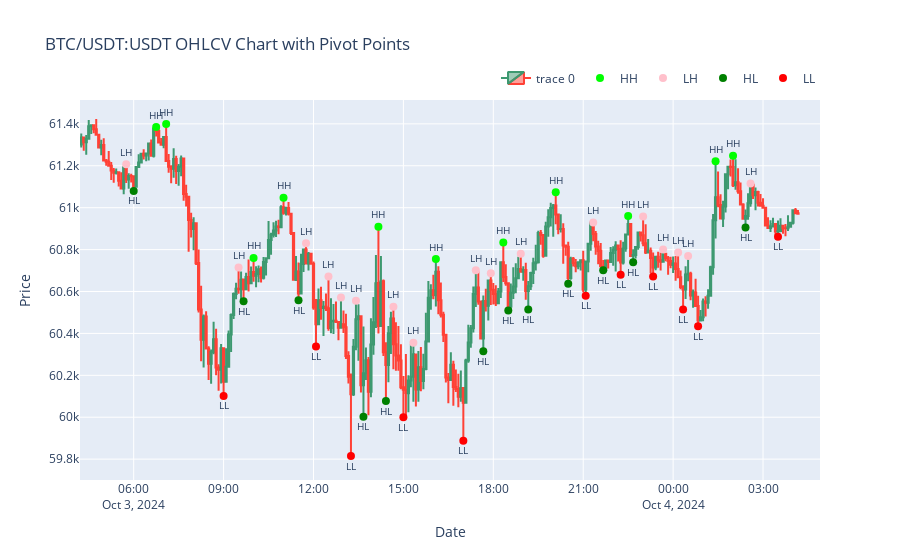

Notebook code for this chart:
### Code cell
import plotly.graph_objects as go

# Create the candlestick chart
fig = go.Figure(data=[go.Candlestick(x=ohlcv.index,
                open=ohlcv['open'],
                high=ohlcv['high'],
                low=ohlcv['low'],
                close=ohlcv['close'])])

# Add pivot points to the chart
for pivot_type in ['HH', 'LH', 'HL', 'LL']:
    pivot_data = ohlcv[ohlcv['pivot'] == pivot_type]
    if pivot_type in ['HH', 'LH']:
        y = pivot_data['high']
        marker_color = 'lime' if pivot_type == 'HH' else 'pink'
        text_pos = 'top center'
    else:
        y = pivot_data['low']
        marker_color = 'red' if pivot_type == 'LL' else 'green'
        text_pos = 'bottom center'
    
    fig.add_trace(go.Scatter(
        x=pivot_data.index,
        y=y,
        mode='markers+text',
        name=pivot_type,
        text=[pivot_type] * len(pivot_data),
        textposition=text_pos,
        marker=dict(color=marker_color, size=8),
        textfont=dict(size=10)
    ))


# Update layout
fig.update_layout(
    title=f'{symbol} OHLCV Chart with Pivot Points',
    yaxis_title='Price',
    xaxis_title='Date',
    xaxis_rangeslider_visible=False,
    legend=dict(orientation="h", yanchor="bottom", y=1.02, xanchor="right", x=1)
)

# Show the plot
fig.show()

### Figure 1 — Plotly figure (JSON) as saved in the notebook; plotly's stock layout.template omitted (floating-point values rounded to 4 significant figures; data arrays with more than 128 entries replaced by an {"elided": "..."} marker saying what was removed)
{"data": [{"close": {"elided": "288 float values"}, "high": {"elided": "288 float values"}, "low": {"elided": "288 float values"}, "open": {"elided": "288 float values"}, "type": "candlestick", "x": {"elided": "288 str values"}}, {"marker": {"color": "lime", "size": 8}, "mode": "markers+text", "name": "HH", "text": ["HH", "HH", "HH", "HH", "HH", "HH", "HH", "HH", "HH", "HH", "HH"], "textfont": {"size": 10}, "textposition": "top center", "type": "scatter", "x": ["2024-10-03T06:45:00", "2024-10-03T07:05:00", "2024-10-03T10:00:00", "2024-10-03T11:00:00", "2024-10-03T14:10:00", "2024-10-03T16:05:00", "2024-10-03T18:20:00", "2024-10-03T20:05:00", "2024-10-03T22:30:00", "2024-10-04T01:25:00", "2024-10-04T02:00:00"], "y": [61385, 61400.0, 60760, 61050.0, 60910.0, 60750.0, 60834, 61070.0, 60960, 61220.0, 61250.0]}, {"marker": {"color": "pink", "size": 8}, "mode": "markers+text", "name": "LH", "text": ["LH", "LH", "LH", "LH", "LH", "LH", "LH", "LH", "LH", "LH", "LH", "LH", "LH", "LH", "LH", "LH", "LH"], "textfont": {"size": 10}, "textposition": "top center", "type": "scatter", "x": ["2024-10-03T05:45:00", "2024-10-03T09:30:00", "2024-10-03T11:45:00", "2024-10-03T12:30:00", "2024-10-03T12:55:00", "2024-10-03T13:25:00", "2024-10-03T14:40:00", "2024-10-03T15:20:00", "2024-10-03T17:25:00", "2024-10-03T17:55:00", "2024-10-03T18:55:00", "2024-10-03T21:20:00", "2024-10-03T23:00:00", "2024-10-03T23:40:00", "2024-10-04T00:10:00", "2024-10-04T00:30:00", "2024-10-04T02:35:00"], "y": [61210.0, 60714, 60830, 60670.0, 60572, 60560.0, 60530.0, 60355, 60702, 60687, 60780, 60930.0, 60960.0, 60800, 60790.0, 60770.0, 61115]}, {"marker": {"color": "green", "size": 8}, "mode": "markers+text", "name": "HL", "text": ["HL", "HL", "HL", "HL", "HL", "HL", "HL", "HL", "HL", "HL", "HL", "HL"], "textfont": {"size": 10}, "textposition": "bottom center", "type": "scatter", "x": ["2024-10-03T06:00:00", "2024-10-03T09:40:00", "2024-10-03T11:30:00", "2024-10-03T13:40:00", "2024-10-03T14:25:00", "2024-10-03T17:40:00", "2024-10-03T18:30:00", "2024-10-03T19:10:00", "2024-10-03T20:30:00", "2024-10-03T21:40:00", "2024-10-03T22:40:00", "2024-10-04T02:25:00"], "y": [61080, 60550.0, 60558, 60002, 60077, 60310.0, 60510.0, 60510.0, 60637, 60700.0, 60740.0, 60905]}, {"marker": {"color": "red", "size": 8}, "mode": "markers+text", "name": "LL", "text": ["LL", "LL", "LL", "LL", "LL", "LL", "LL", "LL", "LL", "LL", "LL"], "textfont": {"size": 10}, "textposition": "bottom center", "type": "scatter", "x": ["2024-10-03T09:00:00", "2024-10-03T12:05:00", "2024-10-03T13:15:00", "2024-10-03T15:00:00", "2024-10-03T17:00:00", "2024-10-03T21:05:00", "2024-10-03T22:15:00", "2024-10-03T23:20:00", "2024-10-04T00:20:00", "2024-10-04T00:50:00", "2024-10-04T03:30:00"], "y": [60100.0, 60340.0, 59815, 60000, 59888, 60580, 60680.0, 60672, 60510.0, 60430.0, 60860.0]}], "layout": {"legend": {"orientation": "h", "x": 1, "xanchor": "right", "y": 1.02, "yanchor": "bottom"}, "title": {"text": "BTC/USDT:USDT OHLCV Chart with Pivot Points"}, "xaxis": {"rangeslider": {"visible": false}, "title": {"text": "Date"}}, "yaxis": {"title": {"text": "Price"}}}}
